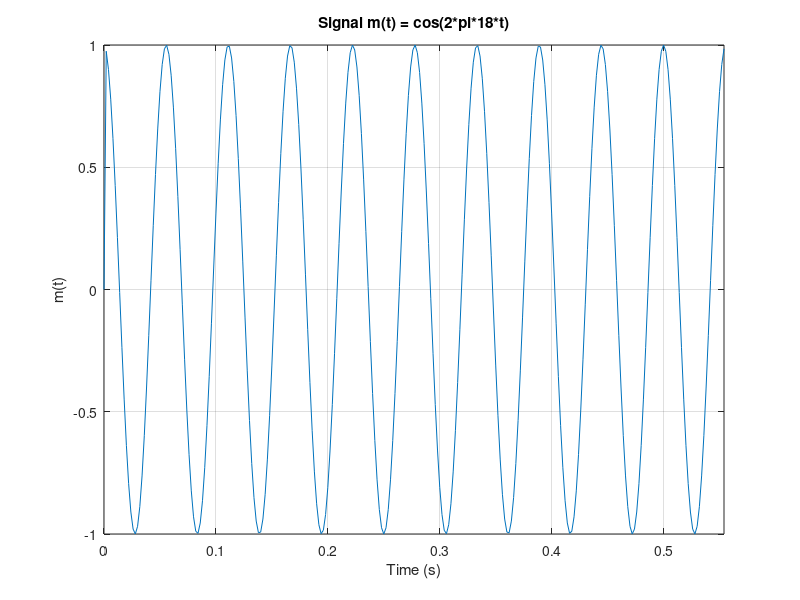
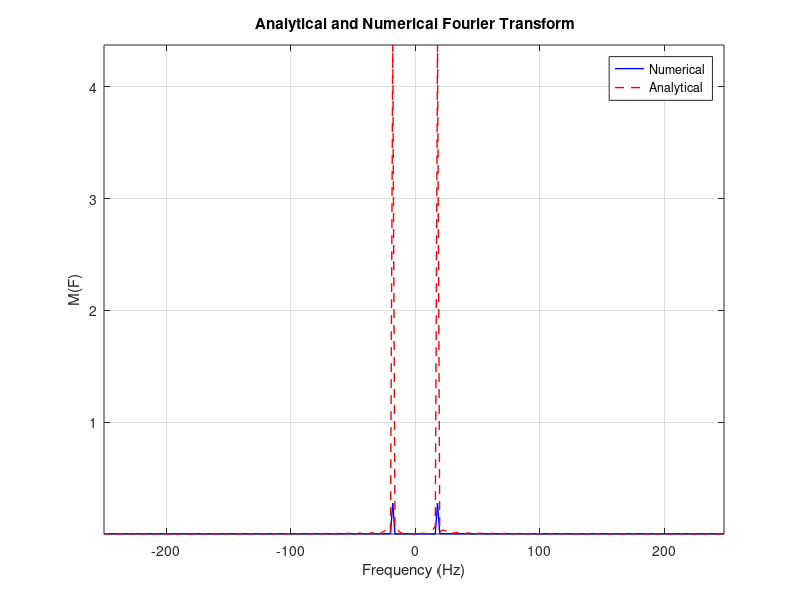
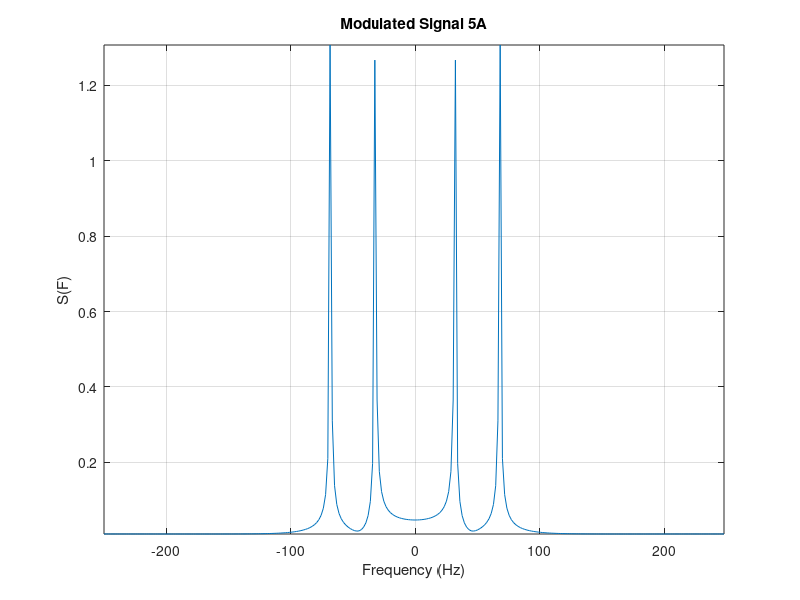
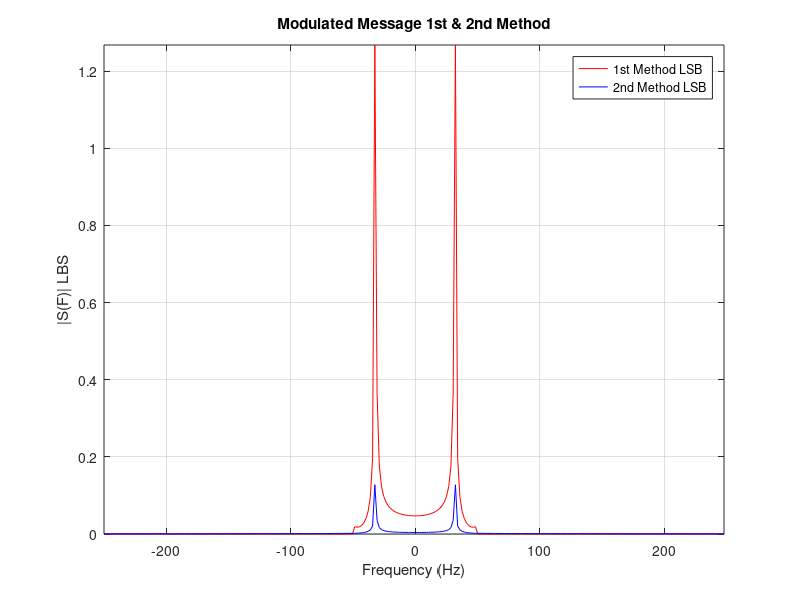

These charts were generated, in order, by the following MATLAB code:
clc;
%pkg load signal
close all;
clear;
fc = 50;
Ac = 10;
ts=0.1/fc;  %Time step
fm=18;       %Message Frequency
T=10/fm;      %Total simulation time
fs=1/ts;     % Sampling frequency
N=ceil(T/ts); %Length of Vector
t=0:ts:(N-1)*ts;
df=fs/N;      %Frequency step
m=cos(2*pi*fm*t); %Message Signal
m(t>=9|t<=0)=0;

figure (1);
plot(t,m);
xlabel('Time (s)');
ylabel('m(t)');
title('Signal m(t) = cos(2*pi*18*t)');
axis tight;
grid on;
%%%%%%%%%%%%%%%%


%%%%%%%%%%%%%%%%%%%%%%%%%%%%%%%%%%%%%%%%%%%%%%%%%
if(rem(N,2)==0)
f = - (0.5*fs) : df : (0.5*fs-df) ;
else
    f = - (0.5*fs-0.5*df) : df : (0.5*fs-0.5*df) ;
end
%%%%%%%%%%%%%%%%%%%%%%%%%%%%%%%%%%%%%%%%%%%%%%%%%
% Numerical fft
M_nu=fftshift(fft(m))*ts;


% Analytical expression
M_an = 4.5*sinc(9*(f-18)).*exp(-i*pi*9*(f-18)) + 4.5*sinc(9*(f+18)).*exp(-i*pi*9*(f+18));

%%%%%%%%%%%%%%%%%%%%%%%%%%%%%%%%%%%%%%%%%%%%%%%%%
%plot
figure (2);
plot(f,abs(M_nu),"Color","b","LineWidth",1);
hold on ;
plot(f,abs(M_an),"Color","r","LineStyle","--","LineWidth",1);
xlabel('Frequency (Hz)');
ylabel ('M(F)');
title(' Analytical and Numerical Fourier Transform');
legend('Numerical', 'Analytical');
axis tight;
grid on;

%%%%%%%%%%%%%%%%%%%%%%%%%%%%%%%%%%%%%%%%%%%%%%%%% get Band_Width

%%%%%%%%%%%%%%%%%%%%%%%%%%%%%%%%%%%%%%%%%%%%%%%%%%%%%%%%%%%%%%%%
[maxi, index] = max(M_nu);
threshold = 0.01 * maxi;

stopindex_right = index;
for i = index:length(f)
    if M_nu(i) < threshold
        stopindex_right = i;
        break
    end
end

stopindex_left = index;
for i = index:-1:1
    if M_nu(i) < threshold
        stopindex_left = i;
        break
    end
end

Band_Width = f(stopindex_right) - f(stopindex_left);

disp(['Estimated Bandwidth = ' num2str(Band_Width) ' Hz']);

%%%%%%%%%%%%%%%%%%%%%%%%%%%%%%%%%%%%%%%%%%%%%%%%% Point 5
c = Ac * cos(2*pi*fc*t);


%%%%%%%%%%%%%%%%%%%%%%%%%%%%%%%%%%%%%%%%%%%%%%%%%


%%%%%%%%%%%%%%%%%%%%%%%%%%%%%%%%%%%%%%%%%%%%%%%%% 1st method by BPF
s =m.*c;

S=fftshift(fft(s))*ts; % Modulated Signal in freq domain
figure(4)
plot(f,abs(S));
hold on ;
xlabel('Frequency (Hz)')
ylabel ('S(F)');
title('Modulated Signal 5A' )
grid on;
axis tight;
%%%%%%%%%%%%%%%%%%%%%%%%%%%%%%% Using LBF
LBF = abs(f) <fc; %%%%LBF
S= S.*LBF;
S_LSB1 =S;

%%%%%%%%%%%%%%%%%%%%%%%%%%%%%%%%%%%%%%%%%%%%%%%%% 2nd method by Hilbert transform of m(t)
m_hilbert = imag(hilbert(m));

% LSB modulation: s(t) = m(t)*cos(wc*t) + m_hat(t)*sin(wc*t)
s_LSB2 = 0.5 * m .*  cos(2*pi*fc*t) + 0.5 *m_hilbert.* sin(2*pi*fc*t);

% LSB in freq doman (method 2)
S_LSB2 = fftshift(fft(s_LSB2)*ts); %2nd LSB Signal in freq domain

%%%%%%%%%%%%%%%%%%%%%%%%%%%%%%%%%%%%%%%%%%%%%%%%% Plot of S_LSB1 & S_LSB2
figure (5);
plot(f,abs(S_LSB1),"Color","r");
hold on ;
plot(f,abs(S_LSB2),"Color","b" , "LineWidth",0.6);

xlabel('Frequency (Hz)');
ylabel ('|S(F)| LBS');
title('Modulated Message 1st & 2nd Method');
axis tight;
grid on;
legend('1st Method LSB', '2nd Method LSB');


%%%%%%%%%%%%%%%%%%%%%%%%%%%%%%%%%%%%%%%%%%%%%%%%% S1_Band_Width (BW for S_LSB1)




[maxi, index] = max(abs(S_LSB1));
threshold = 0.01 * maxi;

stopindex_left = index;
for i = index:-1:1
    if abs(S_LSB1(i)) < threshold
        stopindex_left = i;
        break
    end
end
y1 = f(index);
y2 = f(stopindex_left);
S1_Band_Width = f(index) - f(stopindex_left);


%%%%%%%%%%%%%%%%%%%%%%%%%%%%%%%%%%%%%%%%%%%%%%%%%  S2_Band_Width (BW for S_LSB2)
[maxi, index] = max(S_LSB2);
threshold = 0.01 * maxi;

stopindex_left = index;
for i = index:-1:1
    if abs(S_LSB2(i)) < threshold
        stopindex_left = i;
        break
    end
end

S2_Band_Width = f(index) - f(stopindex_left);



%%%%%%%%%%%%%%%%%%%%%%%%%%%%%%%%%%%%%%%%%%%%%%%%% print BW of 2 mehtods
disp(['1st method BW_SSB = ' num2str(S1_Band_Width)]);
disp(['2nd method BW_SSB = ' num2str(S2_Band_Width)]);

%%%%%%%%%%%%%%%%%%%%%%%%%%%%%%%%%%%%%%%%%%%%%%%%% End point 5A
%%%%%%%%%%%%%%%%%%%%%%%%%%%%% demodulated signal Using Coherent Detector


s_LSB1 = ifft(fftshift(S_LSB1))/ts; % LSB in time domain
v = s_LSB1.*c;

V=fftshift(fft(v))*ts; % Demodulated Signal before LBF

H=abs(f)<22; %LBF

mo=real(ifft(fftshift(H.* V))/ts); % Demodilated Signal

figure(7)
plot(t,mo);
hold on
plot(t,m, "Color","r");

title('Signal & Demodulated SIgnal in Time Domain')


xlabel('Time');
ylabel('m(t)');
legend('Demodulated signal' , 'Orignal Message')
axis tight;
grid on;
